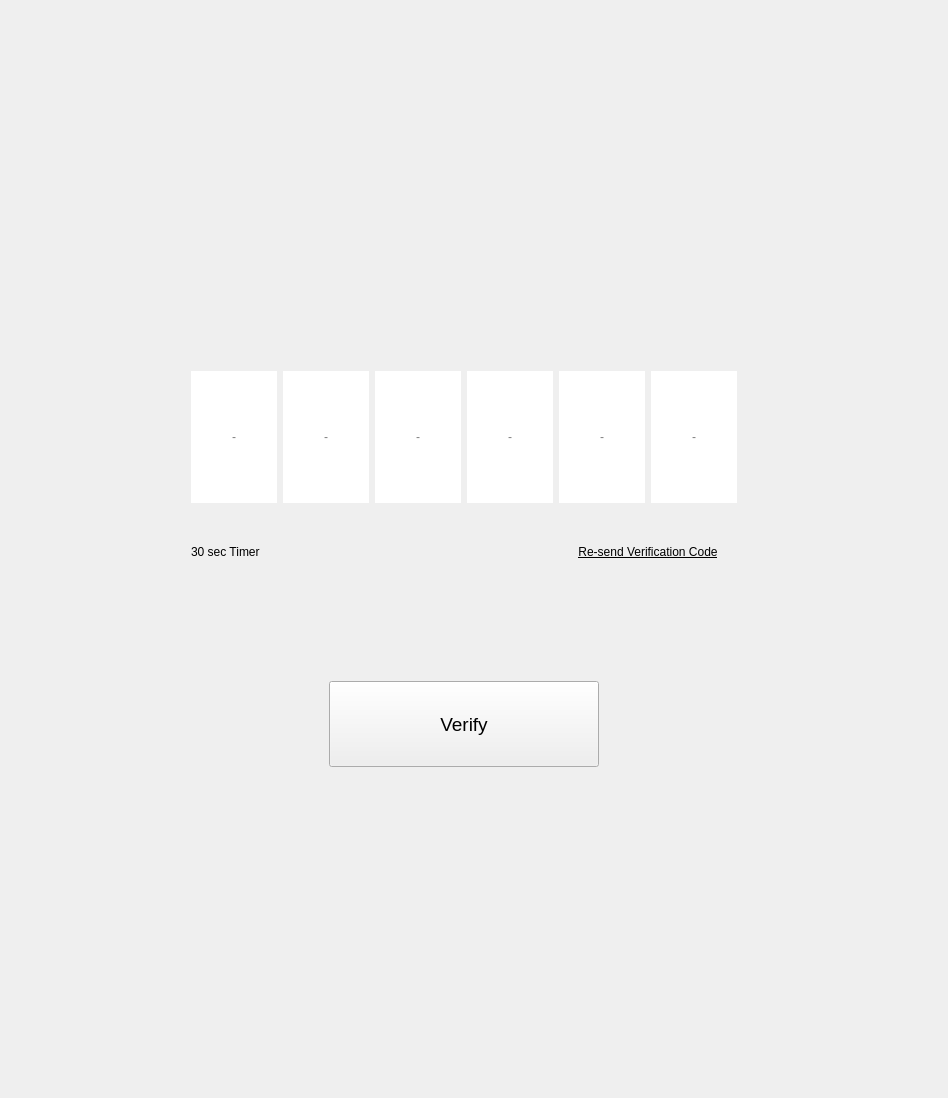
      <widget class="QWidget" name="verify_pg">
       <layout class="QGridLayout" name="gridLayout_2">
        <item row="25" column="6">
         <spacer name="horizontalSpacer_32">
          <property name="orientation">
           <enum>Qt::Horizontal</enum>
          </property>
          <property name="sizeHint" stdset="0">
           <size>
            <width>40</width>
            <height>20</height>
           </size>
          </property>
         </spacer>
        </item>
        <item row="25" column="7">
         <spacer name="horizontalSpacer_34">
          <property name="orientation">
           <enum>Qt::Horizontal</enum>
          </property>
          <property name="sizeHint" stdset="0">
           <size>
            <width>40</width>
            <height>20</height>
           </size>
          </property>
         </spacer>
        </item>
        <item row="25" column="11">
         <spacer name="horizontalSpacer_33">
          <property name="orientation">
           <enum>Qt::Horizontal</enum>
          </property>
          <property name="sizeHint" stdset="0">
           <size>
            <width>40</width>
            <height>20</height>
           </size>
          </property>
         </spacer>
        </item>
        <item row="18" column="0">
         <spacer name="verticalSpacer_32">
          <property name="orientation">
           <enum>Qt::Vertical</enum>
          </property>
          <property name="sizeHint" stdset="0">
           <size>
            <width>20</width>
            <height>40</height>
           </size>
          </property>
         </spacer>
        </item>
        <item row="25" column="4">
         <spacer name="horizontalSpacer_31">
          <property name="orientation">
           <enum>Qt::Horizontal</enum>
          </property>
          <property name="sizeHint" stdset="0">
           <size>
            <width>40</width>
            <height>20</height>
           </size>
          </property>
         </spacer>
        </item>
        <item row="13" column="0">
         <spacer name="verticalSpacer_36">
          <property name="orientation">
           <enum>Qt::Vertical</enum>
          </property>
          <property name="sizeHint" stdset="0">
           <size>
            <width>20</width>
            <height>40</height>
           </size>
          </property>
         </spacer>
        </item>
        <item row="25" column="3">
         <spacer name="horizontalSpacer_35">
          <property name="orientation">
           <enum>Qt::Horizontal</enum>
          </property>
          <property name="sizeHint" stdset="0">
           <size>
            <width>40</width>
            <height>20</height>
           </size>
          </property>
         </spacer>
        </item>
        <item row="8" column="0">
         <spacer name="verticalSpacer_40">
          <property name="orientation">
           <enum>Qt::Vertical</enum>
          </property>
          <property name="sizeHint" stdset="0">
           <size>
            <width>20</width>
            <height>40</height>
           </size>
          </property>
         </spacer>
        </item>
        <item row="4" column="0">
         <spacer name="verticalSpacer_45">
          <property name="orientation">
           <enum>Qt::Vertical</enum>
          </property>
          <property name="sizeHint" stdset="0">
           <size>
            <width>20</width>
            <height>40</height>
           </size>
          </property>
         </spacer>
        </item>
        <item row="2" column="0">
         <spacer name="verticalSpacer_47">
          <property name="orientation">
           <enum>Qt::Vertical</enum>
          </property>
          <property name="sizeHint" stdset="0">
           <size>
            <width>20</width>
            <height>40</height>
           </size>
          </property>
         </spacer>
        </item>
        <item row="25" column="0">
         <spacer name="verticalSpacer_26">
          <property name="orientation">
           <enum>Qt::Vertical</enum>
          </property>
          <property name="sizeHint" stdset="0">
           <size>
            <width>20</width>
            <height>40</height>
           </size>
          </property>
         </spacer>
        </item>
        <item row="7" column="0">
         <spacer name="verticalSpacer_44">
          <property name="orientation">
           <enum>Qt::Vertical</enum>
          </property>
          <property name="sizeHint" stdset="0">
           <size>
            <width>20</width>
            <height>40</height>
           </size>
          </property>
         </spacer>
        </item>
        <item row="3" column="0">
         <spacer name="verticalSpacer_46">
          <property name="orientation">
           <enum>Qt::Vertical</enum>
          </property>
          <property name="sizeHint" stdset="0">
           <size>
            <width>20</width>
            <height>40</height>
           </size>
          </property>
         </spacer>
        </item>
        <item row="5" column="0">
         <spacer name="verticalSpacer_43">
          <property name="orientation">
           <enum>Qt::Vertical</enum>
          </property>
          <property name="sizeHint" stdset="0">
           <size>
            <width>20</width>
            <height>40</height>
           </size>
          </property>
         </spacer>
        </item>
        <item row="6" column="0">
         <spacer name="verticalSpacer_41">
          <property name="orientation">
           <enum>Qt::Vertical</enum>
          </property>
          <property name="sizeHint" stdset="0">
           <size>
            <width>20</width>
            <height>40</height>
           </size>
          </property>
         </spacer>
        </item>
        <item row="10" column="0">
         <spacer name="verticalSpacer_39">
          <property name="orientation">
           <enum>Qt::Vertical</enum>
          </property>
          <property name="sizeHint" stdset="0">
           <size>
            <width>20</width>
            <height>40</height>
           </size>
          </property>
         </spacer>
        </item>
        <item row="9" column="0">
         <spacer name="verticalSpacer_42">
          <property name="orientation">
           <enum>Qt::Vertical</enum>
          </property>
          <property name="sizeHint" stdset="0">
           <size>
            <width>20</width>
            <height>40</height>
           </size>
          </property>
         </spacer>
        </item>
        <item row="21" column="0">
         <spacer name="verticalSpacer_30">
          <property name="orientation">
           <enum>Qt::Vertical</enum>
          </property>
          <property name="sizeHint" stdset="0">
           <size>
            <width>20</width>
            <height>40</height>
           </size>
          </property>
         </spacer>
        </item>
        <item row="11" column="0">
         <spacer name="verticalSpacer_38">
          <property name="orientation">
           <enum>Qt::Vertical</enum>
          </property>
          <property name="sizeHint" stdset="0">
           <size>
            <width>20</width>
            <height>40</height>
           </size>
          </property>
         </spacer>
        </item>
        <item row="17" column="0">
         <spacer name="verticalSpacer_33">
          <property name="orientation">
           <enum>Qt::Vertical</enum>
          </property>
          <property name="sizeHint" stdset="0">
           <size>
            <width>20</width>
            <height>40</height>
           </size>
          </property>
         </spacer>
        </item>
        <item row="19" column="0">
         <spacer name="verticalSpacer_31">
          <property name="orientation">
           <enum>Qt::Vertical</enum>
          </property>
          <property name="sizeHint" stdset="0">
           <size>
            <width>20</width>
            <height>40</height>
           </size>
          </property>
         </spacer>
        </item>
        <item row="1" column="0">
         <spacer name="verticalSpacer_48">
          <property name="orientation">
           <enum>Qt::Vertical</enum>
          </property>
          <property name="sizeHint" stdset="0">
           <size>
            <width>20</width>
            <height>40</height>
           </size>
          </property>
         </spacer>
        </item>
        <item row="15" column="0">
         <spacer name="verticalSpacer_49">
          <property name="orientation">
           <enum>Qt::Vertical</enum>
          </property>
          <property name="sizeHint" stdset="0">
           <size>
            <width>20</width>
            <height>40</height>
           </size>
          </property>
         </spacer>
        </item>
        <item row="22" column="0">
         <spacer name="verticalSpacer_50">
          <property name="orientation">
           <enum>Qt::Vertical</enum>
          </property>
          <property name="sizeHint" stdset="0">
           <size>
            <width>20</width>
            <height>40</height>
           </size>
          </property>
         </spacer>
        </item>
        <item row="25" column="8">
         <spacer name="horizontalSpacer_29">
          <property name="orientation">
           <enum>Qt::Horizontal</enum>
          </property>
          <property name="sizeHint" stdset="0">
           <size>
            <width>40</width>
            <height>20</height>
           </size>
          </property>
         </spacer>
        </item>
        <item row="25" column="10">
         <spacer name="horizontalSpacer_28">
          <property name="orientation">
           <enum>Qt::Horizontal</enum>
          </property>
          <property name="sizeHint" stdset="0">
           <size>
            <width>40</width>
            <height>20</height>
           </size>
          </property>
         </spacer>
        </item>
        <item row="25" column="16">
         <spacer name="horizontalSpacer_24">
          <property name="orientation">
           <enum>Qt::Horizontal</enum>
          </property>
          <property name="sizeHint" stdset="0">
           <size>
            <width>40</width>
            <height>20</height>
           </size>
          </property>
         </spacer>
        </item>
        <item row="25" column="2">
         <spacer name="horizontalSpacer_30">
          <property name="orientation">
           <enum>Qt::Horizontal</enum>
          </property>
          <property name="sizeHint" stdset="0">
           <size>
            <width>40</width>
            <height>20</height>
           </size>
          </property>
         </spacer>
        </item>
        <item row="16" column="0">
         <spacer name="verticalSpacer_34">
          <property name="orientation">
           <enum>Qt::Vertical</enum>
          </property>
          <property name="sizeHint" stdset="0">
           <size>
            <width>20</width>
            <height>40</height>
           </size>
          </property>
         </spacer>
        </item>
        <item row="25" column="13">
         <spacer name="horizontalSpacer_26">
          <property name="orientation">
           <enum>Qt::Horizontal</enum>
          </property>
          <property name="sizeHint" stdset="0">
           <size>
            <width>40</width>
            <height>20</height>
           </size>
          </property>
         </spacer>
        </item>
        <item row="25" column="14">
         <spacer name="horizontalSpacer_23">
          <property name="orientation">
           <enum>Qt::Horizontal</enum>
          </property>
          <property name="sizeHint" stdset="0">
           <size>
            <width>40</width>
            <height>20</height>
           </size>
          </property>
         </spacer>
        </item>
        <item row="25" column="15">
         <spacer name="horizontalSpacer_25">
          <property name="orientation">
           <enum>Qt::Horizontal</enum>
          </property>
          <property name="sizeHint" stdset="0">
           <size>
            <width>40</width>
            <height>20</height>
           </size>
          </property>
         </spacer>
        </item>
        <item row="12" column="0">
         <spacer name="verticalSpacer_37">
          <property name="orientation">
           <enum>Qt::Vertical</enum>
          </property>
          <property name="sizeHint" stdset="0">
           <size>
            <width>20</width>
            <height>40</height>
           </size>
          </property>
         </spacer>
        </item>
        <item row="25" column="19">
         <spacer name="horizontalSpacer_20">
          <property name="orientation">
           <enum>Qt::Horizontal</enum>
          </property>
          <property name="sizeHint" stdset="0">
           <size>
            <width>40</width>
            <height>20</height>
           </size>
          </property>
         </spacer>
        </item>
        <item row="25" column="17">
         <spacer name="horizontalSpacer_22">
          <property name="orientation">
           <enum>Qt::Horizontal</enum>
          </property>
          <property name="sizeHint" stdset="0">
           <size>
            <width>40</width>
            <height>20</height>
           </size>
          </property>
         </spacer>
        </item>
        <item row="14" column="0">
         <spacer name="verticalSpacer_35">
          <property name="orientation">
           <enum>Qt::Vertical</enum>
          </property>
          <property name="sizeHint" stdset="0">
           <size>
            <width>20</width>
            <height>40</height>
           </size>
          </property>
         </spacer>
        </item>
        <item row="25" column="1">
         <spacer name="horizontalSpacer_15">
          <property name="orientation">
           <enum>Qt::Horizontal</enum>
          </property>
          <property name="sizeHint" stdset="0">
           <size>
            <width>40</width>
            <height>20</height>
           </size>
          </property>
         </spacer>
        </item>
        <item row="25" column="18">
         <spacer name="horizontalSpacer_21">
          <property name="orientation">
           <enum>Qt::Horizontal</enum>
          </property>
          <property name="sizeHint" stdset="0">
           <size>
            <width>40</width>
            <height>20</height>
           </size>
          </property>
         </spacer>
        </item>
        <item row="25" column="21">
         <spacer name="horizontalSpacer_13">
          <property name="orientation">
           <enum>Qt::Horizontal</enum>
          </property>
          <property name="sizeHint" stdset="0">
           <size>
            <width>40</width>
            <height>20</height>
           </size>
          </property>
         </spacer>
        </item>
        <item row="25" column="12">
         <spacer name="horizontalSpacer_27">
          <property name="orientation">
           <enum>Qt::Horizontal</enum>
          </property>
          <property name="sizeHint" stdset="0">
           <size>
            <width>40</width>
            <height>20</height>
           </size>
          </property>
         </spacer>
        </item>
        <item row="25" column="20">
         <spacer name="horizontalSpacer_14">
          <property name="orientation">
           <enum>Qt::Horizontal</enum>
          </property>
          <property name="sizeHint" stdset="0">
           <size>
            <width>40</width>
            <height>20</height>
           </size>
          </property>
         </spacer>
        </item>
        <item row="24" column="0">
         <spacer name="verticalSpacer_27">
          <property name="orientation">
           <enum>Qt::Vertical</enum>
          </property>
          <property name="sizeHint" stdset="0">
           <size>
            <width>20</width>
            <height>40</height>
           </size>
          </property>
         </spacer>
        </item>
        <item row="0" column="0">
         <spacer name="verticalSpacer_29">
          <property name="orientation">
           <enum>Qt::Vertical</enum>
          </property>
          <property name="sizeHint" stdset="0">
           <size>
            <width>20</width>
            <height>40</height>
           </size>
          </property>
         </spacer>
        </item>
        <item row="20" column="0">
         <spacer name="verticalSpacer_51">
          <property name="orientation">
           <enum>Qt::Vertical</enum>
          </property>
          <property name="sizeHint" stdset="0">
           <size>
            <width>20</width>
            <height>40</height>
           </size>
          </property>
         </spacer>
        </item>
        <item row="23" column="0">
         <spacer name="verticalSpacer_28">
          <property name="orientation">
           <enum>Qt::Vertical</enum>
          </property>
          <property name="sizeHint" stdset="0">
           <size>
            <width>20</width>
            <height>40</height>
           </size>
          </property>
         </spacer>
        </item>
        <item row="25" column="5">
         <spacer name="horizontalSpacer_36">
          <property name="orientation">
           <enum>Qt::Horizontal</enum>
          </property>
          <property name="sizeHint" stdset="0">
           <size>
            <width>40</width>
            <height>20</height>
           </size>
          </property>
         </spacer>
        </item>
        <item row="12" column="5" rowspan="2" colspan="3">
         <widget class="QLabel" name="timer_lbl">
          <property name="text">
           <string>30 sec Timer</string>
          </property>
         </widget>
        </item>
        <item row="12" column="13" rowspan="2" colspan="4">
         <widget class="QPushButton" name="resend_btn">
          <property name="sizePolicy">
           <sizepolicy hsizetype="Preferred" vsizetype="Preferred">
            <horstretch>0</horstretch>
            <verstretch>0</verstretch>
           </sizepolicy>
          </property>
          <property name="font">
           <font>
            <underline>true</underline>
           </font>
          </property>
          <property name="text">
           <string>Re-send Verification Code</string>
          </property>
          <property name="flat">
           <bool>true</bool>
          </property>
         </widget>
        </item>
        <item row="16" column="8" rowspan="2" colspan="6">
         <widget class="QPushButton" name="verify_btn">
          <property name="sizePolicy">
           <sizepolicy hsizetype="Preferred" vsizetype="Preferred">
            <horstretch>0</horstretch>
            <verstretch>0</verstretch>
           </sizepolicy>
          </property>
          <property name="font">
           <font>
            <pointsize>14</pointsize>
           </font>
          </property>
          <property name="text">
           <string>Verify</string>
          </property>
         </widget>
        </item>
        <item row="25" column="9">
         <spacer name="horizontalSpacer_49">
          <property name="orientation">
           <enum>Qt::Horizontal</enum>
          </property>
          <property name="sizeHint" stdset="0">
           <size>
            <width>40</width>
            <height>20</height>
           </size>
          </property>
         </spacer>
        </item>
        <item row="9" column="5" rowspan="3" colspan="12">
         <layout class="QHBoxLayout" name="verificationCode">
          <item>
           <widget class="QLineEdit" name="lineEdit">
            <property name="sizePolicy">
             <sizepolicy hsizetype="Ignored" vsizetype="Preferred">
              <horstretch>0</horstretch>
              <verstretch>0</verstretch>
             </sizepolicy>
            </property>
            <property name="font">
             <font>
              <pointsize>9</pointsize>
             </font>
            </property>
            <property name="maxLength">
             <number>1</number>
            </property>
            <property name="frame">
             <bool>false</bool>
            </property>
            <property name="alignment">
             <set>Qt::AlignCenter</set>
            </property>
            <property name="placeholderText">
             <string>-</string>
            </property>
           </widget>
          </item>
          <item>
           <widget class="QLineEdit" name="lineEdit_2">
            <property name="sizePolicy">
             <sizepolicy hsizetype="Ignored" vsizetype="Preferred">
              <horstretch>0</horstretch>
              <verstretch>0</verstretch>
             </sizepolicy>
            </property>
            <property name="font">
             <font>
              <pointsize>9</pointsize>
             </font>
            </property>
            <property name="maxLength">
             <number>1</number>
            </property>
            <property name="frame">
             <bool>false</bool>
            </property>
            <property name="alignment">
             <set>Qt::AlignCenter</set>
            </property>
            <property name="placeholderText">
             <string>-</string>
            </property>
           </widget>
          </item>
          <item>
           <widget class="QLineEdit" name="lineEdit_3">
            <property name="sizePolicy">
             <sizepolicy hsizetype="Ignored" vsizetype="Preferred">
              <horstretch>0</horstretch>
              <verstretch>0</verstretch>
             </sizepolicy>
            </property>
            <property name="font">
             <font>
              <pointsize>9</pointsize>
             </font>
            </property>
            <property name="maxLength">
             <number>1</number>
            </property>
            <property name="frame">
             <bool>false</bool>
            </property>
            <property name="alignment">
             <set>Qt::AlignCenter</set>
            </property>
            <property name="placeholderText">
             <string>-</string>
            </property>
           </widget>
          </item>
          <item>
           <widget class="QLineEdit" name="lineEdit_4">
            <property name="sizePolicy">
             <sizepolicy hsizetype="Ignored" vsizetype="Preferred">
              <horstretch>0</horstretch>
              <verstretch>0</verstretch>
             </sizepolicy>
            </property>
            <property name="font">
             <font>
              <pointsize>9</pointsize>
             </font>
            </property>
            <property name="maxLength">
             <number>1</number>
            </property>
            <property name="frame">
             <bool>false</bool>
            </property>
            <property name="alignment">
             <set>Qt::AlignCenter</set>
            </property>
            <property name="placeholderText">
             <string>-</string>
            </property>
           </widget>
          </item>
          <item>
           <widget class="QLineEdit" name="lineEdit_5">
            <property name="sizePolicy">
             <sizepolicy hsizetype="Ignored" vsizetype="Preferred">
              <horstretch>0</horstretch>
              <verstretch>0</verstretch>
             </sizepolicy>
            </property>
            <property name="font">
             <font>
              <pointsize>9</pointsize>
             </font>
            </property>
            <property name="maxLength">
             <number>1</number>
            </property>
            <property name="frame">
             <bool>false</bool>
            </property>
            <property name="alignment">
             <set>Qt::AlignCenter</set>
            </property>
            <property name="placeholderText">
             <string>-</string>
            </property>
           </widget>
          </item>
          <item>
           <widget class="QLineEdit" name="lineEdit_6">
            <property name="sizePolicy">
             <sizepolicy hsizetype="Ignored" vsizetype="Preferred">
              <horstretch>0</horstretch>
              <verstretch>0</verstretch>
             </sizepolicy>
            </property>
            <property name="font">
             <font>
              <pointsize>9</pointsize>
             </font>
            </property>
            <property name="maxLength">
             <number>1</number>
            </property>
            <property name="frame">
             <bool>false</bool>
            </property>
            <property name="alignment">
             <set>Qt::AlignCenter</set>
            </property>
            <property name="placeholderText">
             <string>-</string>
            </property>
           </widget>
          </item>
         </layout>
        </item>
       </layout>
      </widget>
